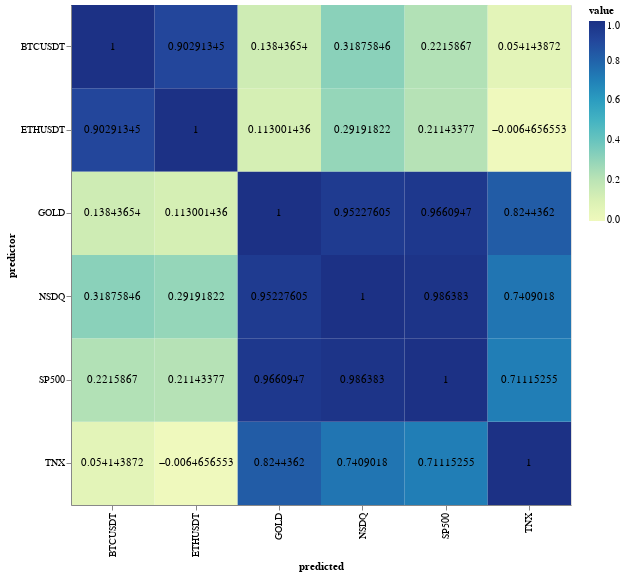

Notebook cell for this chart:
### Markdown cell above
### Correlation

### Code cell
q5

### Figure 1 — Vega-Lite specification as saved in the notebook (floating-point values rounded to 4 significant figures)
{"config": {"view": {"continuousWidth": 400, "continuousHeight": 300}}, "layer": [{"mark": "rect", "encoding": {"color": {"type": "quantitative", "field": "value"}, "x": {"type": "nominal", "field": "predicted"}, "y": {"type": "nominal", "field": "predictor"}}, "height": 500, "width": 500}, {"mark": "text", "encoding": {"text": {"type": "quantitative", "field": "value"}, "x": {"type": "nominal", "field": "predicted"}, "y": {"type": "nominal", "field": "predictor"}}}], "data": {"name": "data-aa87e34f731fc7ba369e86228e4a6b70"}, "$schema": "https://vega.github.io/schema/vega-lite/v4.8.1.json", "datasets": {"data-aa87e34f731fc7ba369e86228e4a6b70": [{"predictor": "ETHUSDT", "predicted": "ETHUSDT", "value": 1.0}, {"predictor": "ETHUSDT", "predicted": "BTCUSDT", "value": 0.9029}, {"predictor": "ETHUSDT", "predicted": "SP500", "value": 0.2114}, {"predictor": "ETHUSDT", "predicted": "TNX", "value": -0.006466}, {"predictor": "ETHUSDT", "predicted": "NSDQ", "value": 0.2919}, {"predictor": "ETHUSDT", "predicted": "GOLD", "value": 0.113}, {"predictor": "BTCUSDT", "predicted": "ETHUSDT", "value": 0.9029}, {"predictor": "BTCUSDT", "predicted": "BTCUSDT", "value": 1.0}, {"predictor": "BTCUSDT", "predicted": "SP500", "value": 0.2216}, {"predictor": "BTCUSDT", "predicted": "TNX", "value": 0.05414}, {"predictor": "BTCUSDT", "predicted": "NSDQ", "value": 0.3188}, {"predictor": "BTCUSDT", "predicted": "GOLD", "value": 0.1384}, {"predictor": "TNX", "predicted": "ETHUSDT", "value": -0.006466}, {"predictor": "TNX", "predicted": "BTCUSDT", "value": 0.05414}, {"predictor": "TNX", "predicted": "SP500", "value": 0.7112}, {"predictor": "TNX", "predicted": "TNX", "value": 1.0}, {"predictor": "TNX", "predicted": "NSDQ", "value": 0.7409}, {"predictor": "TNX", "predicted": "GOLD", "value": 0.8244}, {"predictor": "GOLD", "predicted": "ETHUSDT", "value": 0.113}, {"predictor": "GOLD", "predicted": "BTCUSDT", "value": 0.1384}, {"predictor": "GOLD", "predicted": "SP500", "value": 0.9661}, {"predictor": "GOLD", "predicted": "TNX", "value": 0.8244}, {"predictor": "GOLD", "predicted": "NSDQ", "value": 0.9523}, {"predictor": "GOLD", "predicted": "GOLD", "value": 1.0}, {"predictor": "SP500", "predicted": "ETHUSDT", "value": 0.2114}, {"predictor": "SP500", "predicted": "BTCUSDT", "value": 0.2216}, {"predictor": "SP500", "predicted": "SP500", "value": 1.0}, {"predictor": "SP500", "predicted": "TNX", "value": 0.7112}, {"predictor": "SP500", "predicted": "NSDQ", "value": 0.9864}, {"predictor": "SP500", "predicted": "GOLD", "value": 0.9661}, {"predictor": "NSDQ", "predicted": "ETHUSDT", "value": 0.2919}, {"predictor": "NSDQ", "predicted": "BTCUSDT", "value": 0.3188}, {"predictor": "NSDQ", "predicted": "SP500", "value": 0.9864}, {"predictor": "NSDQ", "predicted": "TNX", "value": 0.7409}, {"predictor": "NSDQ", "predicted": "NSDQ", "value": 1.0}, {"predictor": "NSDQ", "predicted": "GOLD", "value": 0.9523}]}}
